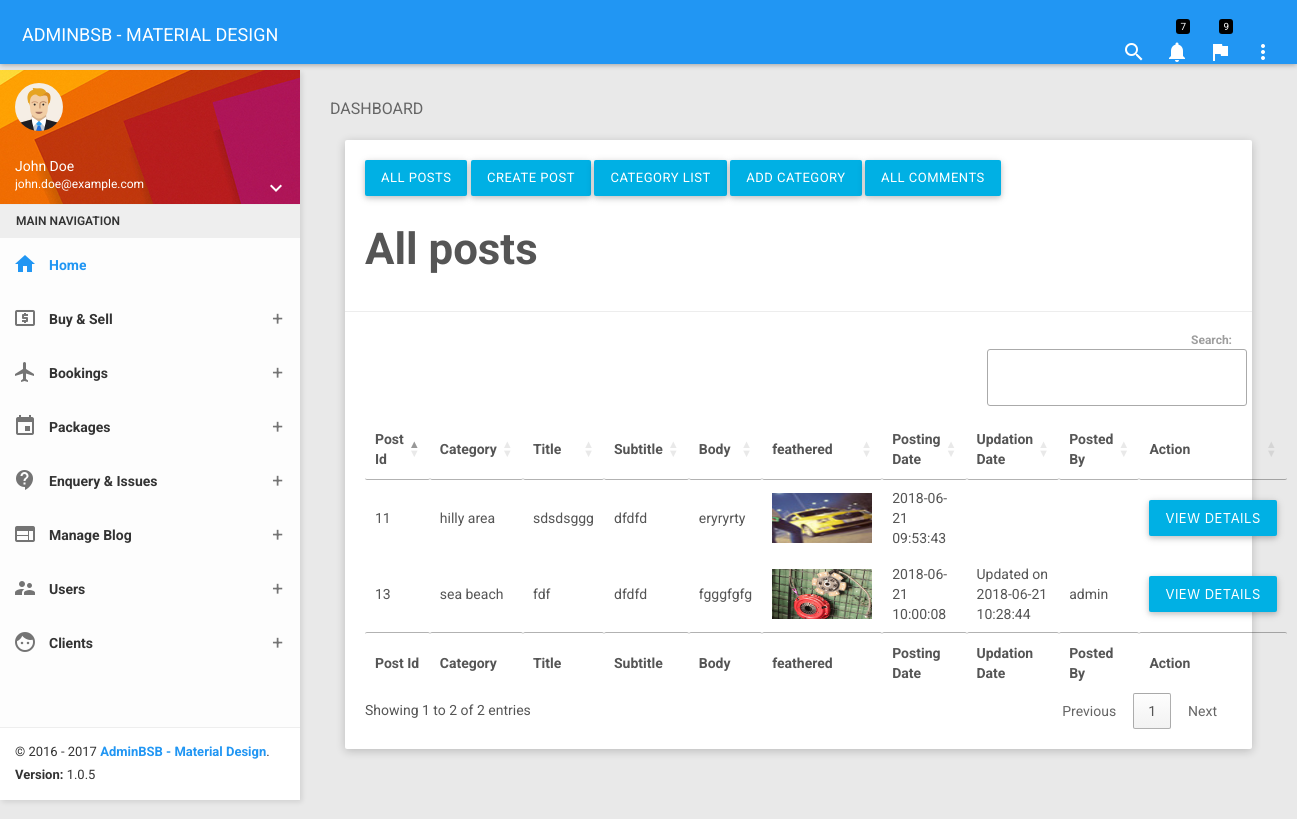
/admin/manage_posts.php (signed in), run on the app's committed database.
### tables this page shows
CREATE TABLE `tb_post` (
  `id` int(5) NOT NULL,
  `category` int(5) NOT NULL,
  `title` varchar(100) NOT NULL,
  `subtitle` varchar(250) NOT NULL,
  `body` varchar(1000) NOT NULL,
  `feathered_image` varchar(100) DEFAULT NULL,
  `image_2` varchar(100) DEFAULT NULL,
  `image_3` varchar(100) DEFAULT NULL,
  `image_4` varchar(100) DEFAULT NULL,
  `image_5` varchar(100) DEFAULT NULL,
  `posting_date` timestamp NOT NULL DEFAULT CURRENT_TIMESTAMP,
  `posted_by` varchar(20) NOT NULL,
  `updation_date` timestamp NULL DEFAULT '0000-00-00 00:00:00' ON UPDATE CURRENT_TIMESTAMP
);

CREATE TABLE `tb_post_category` (
  `id` int(11) NOT NULL,
  `category` varchar(100) NOT NULL,
  `posting_date` timestamp NOT NULL DEFAULT CURRENT_TIMESTAMP,
  `updation_date` timestamp NULL DEFAULT '0000-00-00 00:00:00' ON UPDATE CURRENT_TIMESTAMP
);

### admin/manage_posts.php (the view, shortened to what this page needs)
<?php include('../includes/config.php'); ?>
<?php include('includes/topbar.php'); ?>
    <section>
        <?php include('includes/leftsidebar.php'); ?>
    </section>
    <section class="content">
        <div class="container-fluid">
            <div class="block-header">
                <h2>DASHBOARD</h2>
            </div>
            <div class="row clearfix">
                <div class="col-lg-12 col-md-12 col-sm-12 col-xs-12">
                    <div class="card">
                        <div class="header">
                            <a href="manage_posts.php" class="btn btn-info">All Posts</a>
                            <a href="create_post.php" class="btn btn-info">Create Post</a>
                            <a href="category_list.php" class="btn btn-info">Category List</a>
                            <a href="category_list.php" class="btn btn-info">Add Category</a>
                            <a href="manage_comments.php" class="btn btn-info">All Comments</a>
                            <h3>All posts</h3>
                        </div>
                        <div class="body">
                            <table id="example" class="" style="width:100%">
                                <thead>
                                    <tr>
                                        <th>Post Id</th>
                                        <th>Category</th>
                                        <th>Title</th>
                                        <th>Subtitle</th>
                                        <th>Body</th>
                                        <th>feathered</th>
                                        <th>Posting Date</th>
                                        <th>Updation Date</th>
                                        <th>Posted By</th>
                                        <th>Action</th>
                                    </tr>
                                </thead>
                                <tbody>
                                    <?php
                                        $sql = "SELECT tb_post.id, tb_post_category.category, tb_post.title, tb_post.subtitle, tb_post.body, tb_post.feathered_image, tb_post.posting_date, tb_post.posted_by, tb_post.updation_date FROM tb_post, tb_post_category WHERE tb_post.category=tb_post_category.id ORDER BY tb_post.id DESC";
                                        $query = $db_config->query($sql);
                                        while($result = $query->fetch_object()){
                                    ?>
                                <tr>
                                    <td><?php echo $result->id  ; ?></td>
                                    <td><?php echo $result->category; ?></td>
                                    <td><?php echo $result->title; ?></td>
                                    <td><?php echo $result->subtitle; ?></td>
                                    <td><?php echo $result->body; ?></td>
                                    <td><img src="../images/post_images/<?php echo $result->feathered_image; ?>" height="50" width="100" alt="feathered image"></td>
                                    <td><?php echo $result->posting_date; ?></td>
                                    <td><?php if($result->updation_date=="0000-00-00 00:00:00"){
                                            echo " ";
                                        }
                                        else{
                                            echo "Updated on ".$result->updation_date;
                                        }
                                        ?>
                                    </td>
                                    <td><?php echo $result->posted_by; ?></td>
                                    <td><a href="post_details.php?id=<?php echo $result->id; ?>"><button class="btn btn-info">VIEW DETAILS</button></a>
                                    </td>
                                </tr>
                                <?php } ?>
                                </tbody>
                                <tfoot>
                                    <tr>
                                        <th>Post Id</th>
                                        <th>Category</th>
                                        <th>Title</th>
                                        <th>Subtitle</th>
                                        <th>Body</th>
                                        <th>feathered</th>
                                        <th>Posting Date</th>
                                        <th>Updation Date</th>
                                        <th>Posted By</th>
                                        <th>Action</th>
                                    </tr>
                                </tfoot>
                            </table>
                        </div>
                    </div>
                </div>
            </div>
        </div>
    </section>
    <?php include('includes/footer.php'); ?>

### admin/includes/topbar.php (shortened to what this page needs)
<!DOCTYPE html>
<html>
<head>
    <link href="plugins/bootstrap/css/bootstrap.css" rel="stylesheet">
    <link href="plugins/node-waves/waves.css" rel="stylesheet" />
    <link href="plugins/animate-css/animate.css" rel="stylesheet" />
    <link href="css/style.css" rel="stylesheet">
    <link href="css/themes/all-themes.css" rel="stylesheet" />
    <link rel="stylesheet" type="text/css" href="https://cdn.datatables.net/1.10.16/css/jquery.dataTables.min.css">
    <link rel="stylesheet" type="text/css" href="https://cdn.datatables.net/buttons/1.5.1/css/buttons.dataTables.min.css">
</head>
<body class="theme-blue">
    <nav class="navbar">
        <div class="container-fluid">
            <div class="navbar-header">
                <a class="navbar-brand" href="index.html">ADMINBSB - MATERIAL DESIGN</a>
            </div>
            <div class="collapse navbar-collapse" id="navbar-collapse">
                <ul class="nav navbar-nav navbar-right">
                    <li><a href="javascript:void(0);" class="js-search" data-close="true"><i class="material-icons">search</i></a></li>
                    <li class="dropdown">
                        <a href="javascript:void(0);" class="dropdown-toggle" data-toggle="dropdown" role="button">
                            <i class="material-icons">notifications</i>
                            <span class="label-count">7</span>
                        </a>
                    </li>
                    <li class="dropdown">
                        <a href="javascript:void(0);" class="dropdown-toggle" data-toggle="dropdown" role="button">
                            <i class="material-icons">flag</i>
                            <span class="label-count">9</span>
                        </a>
                    </li>
                    <li class="pull-right"><a href="javascript:void(0);" class="js-right-sidebar" data-close="true"><i class="material-icons">more_vert</i></a></li>
                </ul>
            </div>
        </div>
    </nav>

### admin/includes/leftsidebar.php (shortened to what this page needs)
<aside id="leftsidebar" class="sidebar">
            <div class="user-info">
                <div class="image">
                    <img src="images/user.png" width="48" height="48" alt="User" />
                </div>
                <div class="info-container">
                    <div class="name" data-toggle="dropdown" aria-haspopup="true" aria-expanded="false">John Doe</div>
                    <div class="email">john.doe@example.com</div>
                    <div class="btn-group user-helper-dropdown">
                        <i class="material-icons" data-toggle="dropdown" aria-haspopup="true" aria-expanded="true">keyboard_arrow_down</i>
                    </div>
                </div>
            </div>
            <div class="menu">
                <ul class="list">
                    <li class="header">MAIN NAVIGATION</li>
                    <li class="active">
                        <a href="index.php">
                            <i class="material-icons">home</i>
                            <span>Home</span>
                        </a>
                    </li>
                    <li>
                        <a href="javascript:void(0);" class="menu-toggle">
                            <i class="material-icons">local_atm</i>
                            <span>Buy & Sell</span>
                        </a>
                    </li>
                    <li>
                        <a href="javascript:void(0);" class="menu-toggle">
                            <i class="material-icons">flight</i>
                            <span>Bookings</span>
                        </a>
                    </li>
                    <li>
                        <a href="javascript:void(0);" class="menu-toggle">
                            <i class="material-icons">event</i>
                            <span>Packages</span>
                        </a>
                    </li>
                    <li>
                        <a href="javascript:void(0);" class="menu-toggle">
                            <i class="material-icons">contact_support</i>
                            <span>Enquery & Issues</span>
                        </a>
                    </li>
                    <li>
                        <a href="javascript:void(0);" class="menu-toggle">
                            <i class="material-icons">web</i>
                            <span>Manage Blog</span>
                        </a>
                    </li>
                    <li>
                        <a href="javascript:void(0);" class="menu-toggle">
                            <i class="material-icons">supervisor_account</i>
                            <span>Users</span>
                        </a>
                    </li>
                    <li>
                        <a href="javascript:void(0);" class="menu-toggle">
                            <i class="material-icons">face</i>
                            <span>Clients</span>
                        </a>
                    </li>
                </ul>
            </div>
            <div class="legal">
                <div class="copyright">
                    &copy; 2016 - 2017 <a href="javascript:void(0);">AdminBSB - Material Design</a>.
                </div>
                <div class="version">
                    <b>Version: </b> 1.0.5
                </div>
            </div>
        </aside>

### admin/includes/footer.php (shortened to what this page needs)
</body>
</html>

### admin/css/themes/all-themes.css (style rules this page uses)
.theme-blue .navbar { background-color: #2196F3; }
.theme-blue .navbar-brand { color: #fff; }
.theme-blue .nav > li > a { color: #fff; }
.theme-blue .sidebar .menu .list li.active { background-color: transparent; }
.theme-blue .sidebar .menu .list li.active > :first-child i, .theme-blue .sidebar .menu .list li.active > :first-child span { color: #2196F3; }
.theme-blue .sidebar .menu .list .toggled { background-color: transparent; }
.theme-blue .sidebar .legal { background-color: #fff; }
.theme-blue .sidebar .legal .copyright a { color: #2196F3 !important; }

### data on the page
tb_post: id "13", tb_post_category.category "sea beach", title "fdf", subtitle "dfdfd", body "fgggfgfg", feathered_image (picture), posting_date "2018-06-21 10:00:08", updation_date "2018-06-21 10:28:44", posted_by "admin"
tb_post: id "11", tb_post_category.category "hilly area", title "sdsdsggg", subtitle "dfdfd", body "eryryrty", feathered_image (picture), posting_date "2018-06-21 09:53:43"
